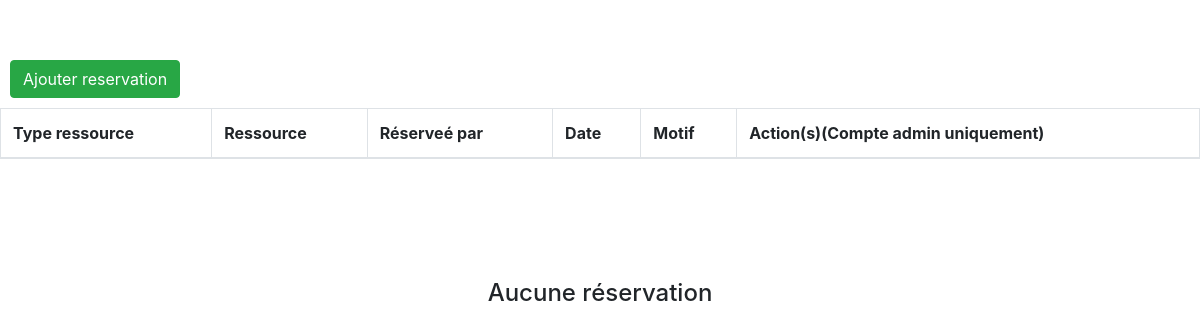
Page /reservation/ on the earlier database version.
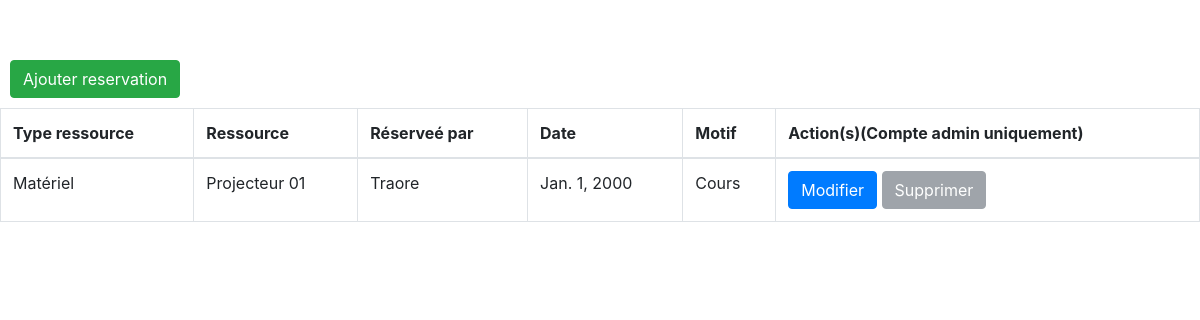
Same page on the later database version.
### srcApp/models.py (models this page shows)
class Reservation(models.Model):
    reservateur = models.ForeignKey(Personnel, on_delete=models.CASCADE)
    ressource = models.ForeignKey(Ressource, on_delete=models.CASCADE)
    date_de_reservation = models.DateField()
    motif_de_reservation = models.CharField(max_length=255)
    UniqueConstraint(fields=['ressource', 'date_de_reservation'], name='reservation_unique_de_la_ressource_par_date')

class Ressource(models.Model):
    typeRess = models.ForeignKey(TypeRess, null=True, on_delete=models.SET_NULL)
    codeRess = models.fields.CharField(max_length = 5)
    nomRess = models.fields.CharField(max_length=50)
    def __str__(self):
        return f'{self.nomRess}'

class TypeRess(models.Model):
    codeType = models.fields.CharField(max_length=4)
    ress = models.fields.CharField(max_length=50)
    def __str__(self):
        return f'{self.ress}'

class Personnel(models.Model):
    codePerso = models.fields.CharField(max_length=4)
    nom = models.fields.CharField(max_length=50)
    prenom = models.fields.CharField(max_length=50)
    typePerso = models.ForeignKey(TypePerso, null=True, on_delete=models.SET_NULL)
    dateNaiss = models.fields.IntegerField(
    validators=[MinValueValidator(1900), MaxValueValidator(2004)])
    chefService = models.BooleanField
    compte = models.OneToOneField(User, null=True, on_delete=models.CASCADE)
    def __str__(self):
        return f'{self.nom}'

### srcApp/views.py (the view)
# urls.py: path('reservation/', views.reservation, name='reservation'),
def reservation(request):
    datas = Reservation.objects.all()
    return render(request,"reservHome.html", {'datas':datas})

### srcApp/templates/reservHome.html (shortened to what this page needs)
{% extends 'base.html' %}
        {% block content %}
        <div style="display:inline-block">
        <a class="btn btn-success " style="margin:10px" href="{% url 'create_reservation' %}">Ajouter reservation</a>
        </div>
         <table class="table table-bordered mx-auto" >
        <thead>
        <tr>
        <th>Type ressource</th>
        <th>Ressource</th>
        <th>Réserveé par</th>
        <th>Date </th>
        <th>Motif</th>
            {% if user.is_authenticated and user.username == "admin" %}
        <th>Action(s)</th>
              {% else %}
              <th>Action(s)(Compte admin uniquement)</th>
            {% endif %}
        </tr>
        </thead>
        <tbody id="myTable">
        {% for reservation in datas %}
        <tr>
        <td>{{ reservation.ressource.typeRess }}</td>
        <td>{{ reservation.ressource }}</td>
        <td>{{ reservation.reservateur }}</td>
        <td>{{ reservation.date_de_reservation }}</td>
        <td>{{ reservation.motif_de_reservation }}</td>
        <td>
        {% if user.is_authenticated and user.username == "admin" %}
        <div style="display:inline-block">
        <a class="btn btn-primary" href="{% url 'update_reservation' reservation.id %}">Modifier</a>
        <a  class="btn btn-danger" href="{% url 'delete_reservation' reservation.id %}">Supprimer</a>
        </div>
            {% else %}
              <div style="display:inline-block">
        <a class="btn btn-primary" href="{% url 'update_reservation' reservation.id %}">Modifier </a>
        <a  class="btn btn-secondary  disabled" href="{% url 'delete_reservation' reservation.id %}">Supprimer</a>
        </div>
{% endif %}
        </td>
        </tr>
        {% endfor %}
        </tbody>
        </table>
        {% if datas|length < 1 %}
        <h4 class="text-center" style="margin-top:10%">Aucune réservation </h4>
        {% endif %}
        {% endblock %}

Differences in the rows shown:
added Reservation: ressource.typeRess "Matériel", ressource "Projecteur 01", reservateur "Traore", date_de_reservation "Jan. 1, 2000", motif_de_reservation "Cours"
Other differences:
text no longer shown: "Aucune réservation"
